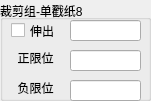
    <widget class="QGroupBox" name="Cylinder_21">
     <property name="geometry">
      <rect>
       <x>230</x>
       <y>130</y>
       <width>151</width>
       <height>101</height>
      </rect>
     </property>
     <property name="title">
      <string>裁剪组-单戳纸8</string>
     </property>
     <property name="alignment">
      <set>Qt::AlignLeading|Qt::AlignLeft|Qt::AlignVCenter</set>
     </property>
     <widget class="QCheckBox" name="check_OpenCylinder_21">
      <property name="geometry">
       <rect>
        <x>11</x>
        <y>21</y>
        <width>61</width>
        <height>19</height>
       </rect>
      </property>
      <property name="sizePolicy">
       <sizepolicy hsizetype="Minimum" vsizetype="Fixed">
        <horstretch>0</horstretch>
        <verstretch>0</verstretch>
       </sizepolicy>
      </property>
      <property name="text">
       <string>伸出</string>
      </property>
     </widget>
     <widget class="QLineEdit" name="lineEdit_CylinderCmd_21">
      <property name="geometry">
       <rect>
        <x>70</x>
        <y>20</y>
        <width>71</width>
        <height>21</height>
       </rect>
      </property>
      <property name="text">
       <string/>
      </property>
     </widget>
     <widget class="QLineEdit" name="lineEdit_CylinderPosStatus_21">
      <property name="geometry">
       <rect>
        <x>70</x>
        <y>50</y>
        <width>71</width>
        <height>21</height>
       </rect>
      </property>
      <property name="text">
       <string/>
      </property>
      <property name="alignment">
       <set>Qt::AlignCenter</set>
      </property>
     </widget>
     <widget class="QLabel" name="label_CylinderPosStatus_21">
      <property name="geometry">
       <rect>
        <x>10</x>
        <y>50</y>
        <width>51</width>
        <height>16</height>
       </rect>
      </property>
      <property name="text">
       <string>正限位</string>
      </property>
      <property name="alignment">
       <set>Qt::AlignCenter</set>
      </property>
     </widget>
     <widget class="QLineEdit" name="lineEdit_CylinderNegStatus_21">
      <property name="geometry">
       <rect>
        <x>70</x>
        <y>80</y>
        <width>71</width>
        <height>21</height>
       </rect>
      </property>
      <property name="text">
       <string/>
      </property>
      <property name="alignment">
       <set>Qt::AlignCenter</set>
      </property>
     </widget>
     <widget class="QLabel" name="label_CylinderNegStatus_21">
      <property name="geometry">
       <rect>
        <x>10</x>
        <y>80</y>
        <width>51</width>
        <height>16</height>
       </rect>
      </property>
      <property name="text">
       <string>负限位</string>
      </property>
      <property name="alignment">
       <set>Qt::AlignCenter</set>
      </property>
     </widget>
    </widget>
